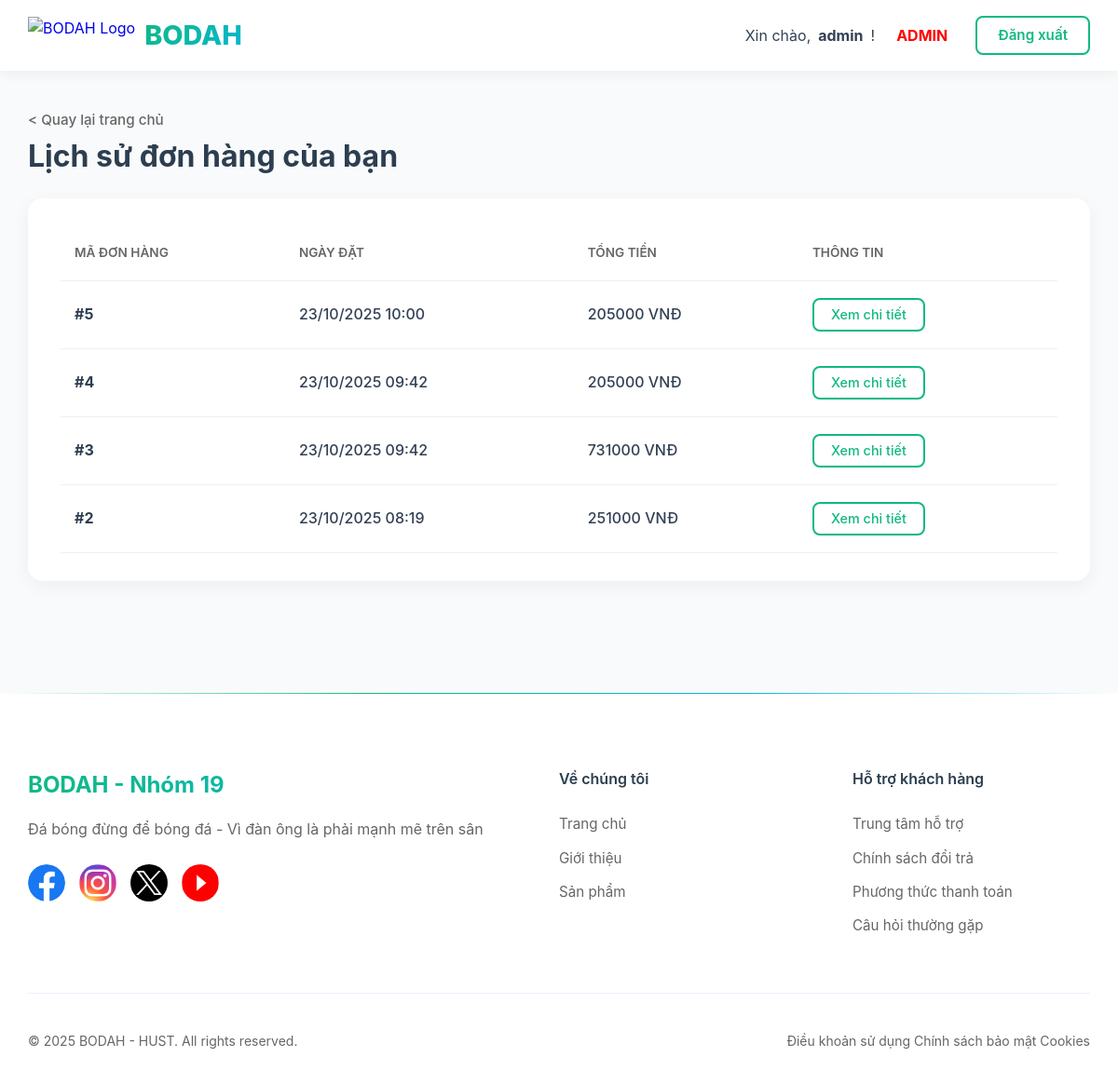
/order-history/ (signed in), run on an earlier commit of the app's database.
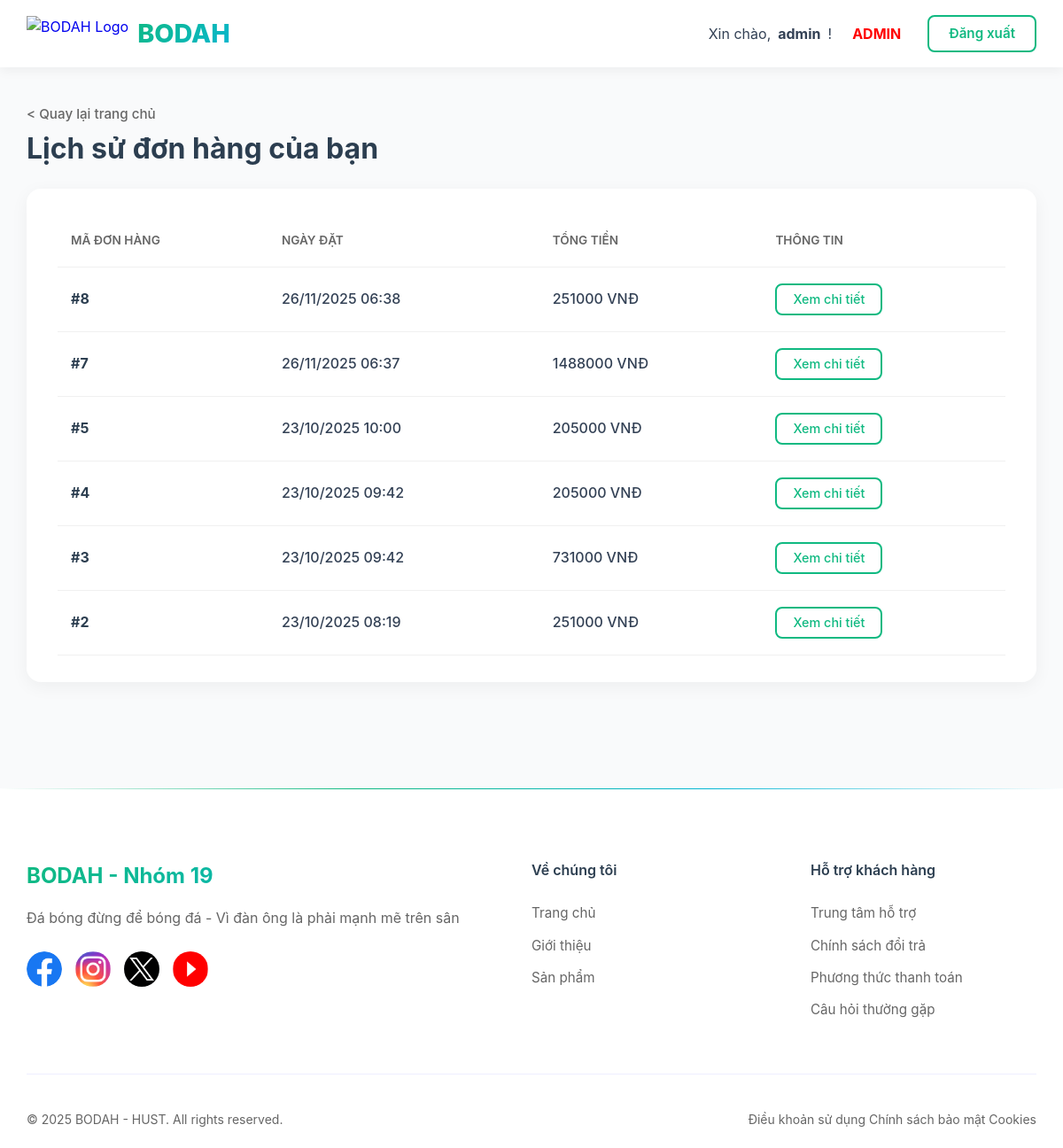
And on a later commit of the database.
### store/models.py (models this page shows, shortened)
class Order(models.Model):
    user = models.ForeignKey(User, on_delete=models.SET_NULL, null=True, blank=True)
    full_name = models.CharField(max_length=255)
    email = models.EmailField(max_length=255)
    phone = models.CharField(max_length=20)
    address = models.TextField()
    total_price = models.DecimalField(max_digits=10, decimal_places=0, help_text="Tổng tiền ban đầu")
    created_at = models.DateTimeField(auto_now_add=True)
    status = models.CharField(max_length=20, choices=ORDER_STATUS_CHOICES, default='Mới')
    voucher = models.ForeignKey(Voucher, on_delete=models.SET_NULL, null=True, blank=True)
    discount_amount = models.DecimalField(max_digits=10, decimal_places=0, default=0, help_text="Số tiền đã được giảm")

### users/views.py (the view)
# urls.py: path('order-history/', order_history_view, name='order_history'),
@login_required
def order_history_view(request):
    orders = Order.objects.filter(user=request.user).order_by('-created_at')
    context = {'orders': orders}
    return render(request, 'users/order_history.html', context)

### users/templates/users/order_history.html (shortened to what this page needs)
{% load static %}
<!DOCTYPE html>
<html lang="vi">
<head>
    <link rel="stylesheet" href="{% static 'css/store/header.css' %}">
    <link rel="stylesheet" href="{% static 'css/store/footer.css' %}">
    <link rel="stylesheet" href="{% static 'css/user/order_history.css' %}">
</head>
<body>
    {% include "layout/header.html" %}
    <main class="history-page">
        <div class="history-container">
            <div class="history-header">
                <a href="{% url 'home' %}" class="back-to-home-link"> &lt; Quay lại trang chủ</a>
                <h1>Lịch sử đơn hàng của bạn</h1>
            </div>
            {% if orders %}
                <div class="order-list-card">
                    <table class="order-table">
                        <thead>
                            <tr>
                                <th>Mã Đơn hàng</th>
                                <th>Ngày Đặt</th>
                                <th>Tổng tiền</th>
                                <th>Thông tin</th>
                            </tr>
                        </thead>
                        <tbody>
                            {% for order in orders %}
                                <tr>
                                    <td>#{{ order.id }}</td>
                                    <td>{{ order.created_at|date:"d/m/Y H:i" }}</td>
                                    <td>{{ order.total_price|floatformat:0 }} VNĐ</td>
                                    <td>
                                        <a href="{% url 'order_detail' order.id %}" class="btn-secondary">Xem chi tiết</a>
                                    </td>
                                </tr>
                            {% endfor %}
                        </tbody>
                    </table>
                </div>
            {% else %}
                <div class="no-orders-card">
                    <p>Bạn chưa có đơn hàng nào.</p>
                    <a href="{% url 'home' %}" class="btn-primary">Bắt đầu mua sắm</a>
                </div>
            {% endif %}
        </div>
    </main>
    {% include "layout/footer.html" %}
</body>
</html>

What changed in the data, as far as the page shows it:
added Order: id "8", created_at "26/11/2025 06:38", total_price "251000"
added Order: id "7", created_at "26/11/2025 06:37", total_price "1488000"
